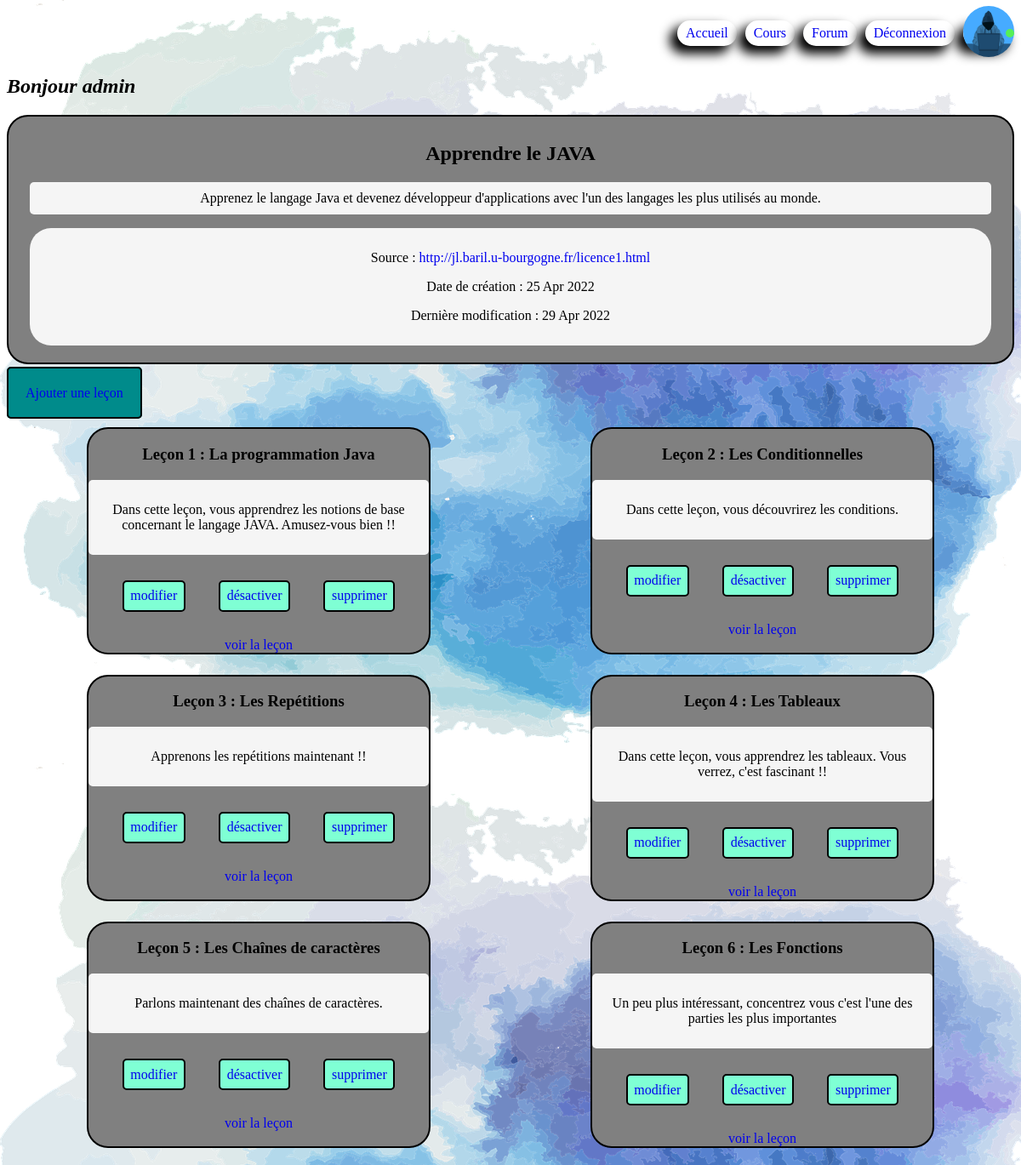
Screenshot of /index.php?location=adminLeCours&idCours=1 (signed in) with the database file from the repository.
### tables this page shows
CREATE TABLE `cours` (
  `id` int NOT NULL,
  `statut` text NOT NULL,
  `titre` text NOT NULL,
  `description` text NOT NULL,
  `date_creation` datetime NOT NULL DEFAULT CURRENT_TIMESTAMP,
  `date_modif` datetime NOT NULL DEFAULT CURRENT_TIMESTAMP,
  `source` text NOT NULL,
  `points` int NOT NULL
);

CREATE TABLE `lessons` (
  `id` int NOT NULL,
  `statut` text NOT NULL,
  `titre` text NOT NULL,
  `description` text NOT NULL,
  `fichier` text NOT NULL,
  `idCours` int NOT NULL
);

### Controller/controller.php (called while the page is built, shortened)
<?php
require("Model/model.php");
function adminLessons($idcours){
    $leCours = getCours($idcours);
    $lessons = getLessons($idcours);
    require('View/adminLessons.php');
}

### Model/model.php (called while the page is built, shortened)
<?php
function dataBaseConnexion()
{
    try
    {
        $data_base= new PDO('mysql:host=localhost;dbname=WebProject;charset=utf8', 'root', 'Moud1997@');
        return $data_base;
    }
    catch(Exception $e)
    {
        die("Erreur : ".$e->getMessage());
    }
}
function getCours($idcours)
{
    $data_base = dataBaseConnexion();
    $lecours = $data_base->prepare('SELECT id, statut, titre, description, DATE_FORMAT(date_creation, \'%d %b %Y \') AS date_creation, DATE_FORMAT(date_modif, \'%d %b %Y \') AS date_modif, source, points FROM cours WHERE id = ?');
    $lecours->execute([$idcours]);
    return $lecours;
}
function getLessons($idcours)
{
    $data_base = dataBaseConnexion();
    $lessons = $data_base->prepare('SELECT id, statut, titre, description, fichier FROM lessons WHERE idCours = ?');
    $lessons->execute([$idcours]);
    return $lessons;
}

### View/adminLessons.php (the view, shortened to what this page needs)
<!DOCTYPE html>
<html lang="en">
<head>
    <link rel="stylesheet" href="Public/CSS/menu.css?ts=<?=time()?>">
    <link rel="stylesheet" href="Public/CSS/cours.css?ts=<?=time()?>">
    <link rel="stylesheet" href="Public/CSS/lessons.css?ts=<?=time()?>">
</head>
<body>
    <?php require('headerAdmin.php'); ?>
    <?php if(isset($_SESSION['connected'])) :?>
        <h2><em>Bonjour <?=$_SESSION['username']?></em></h2>
    <?php else :?>
        <h2><em>Vous n'êtes pas connecté</em></h2>
    <?php endif ?>
    <?php if(isset($leCours)): ?>
        <?php while($lecours = $leCours->fetch()) : ?>
            <?php $idcours = $lecours['id']; ?>
            <div class="cours">
                <h2><?=$lecours['titre']?></h2>
                <p class="description"><?=$lecours['description']?></p>
                <div class="info">
                    <p>Source : <a href="<?= $lecours['source']?>"><?= $lecours['source']?></a></p>
                    <p>Date de création : <?= $lecours['date_creation']?> </p>
                    <p>Dernière modification : <?= $lecours['date_modif']?></p>
                </div>
            </div>
        <?php endwhile; ?>
        <a id="addCours" href="index.php?location=addLesson&idCours=<?=$idcours?>">Ajouter une leçon</a>
        <?php if(isset($lessons)): ?>
            <?php $i = 1; ?>
            <div class="allLessons">
                <?php while($lesson = $lessons->fetch()) : ?>
                    <div class="lesson">
                        <h3>Leçon <?php echo "$i : "; $i++; echo $lesson['titre']?></h3>
                        <div class="description">
                            <p><?=$lesson['description']?></p>
                        </div>
                        <div class="buttons">
                            <a href="index.php?location=modifyLesson&idCours=<?=$idcours?>&idLesson=<?=$lesson['id']?>">modifier</a>
                            <?php if($lesson['statut'] == 'active'): ?>
                                <a href="index.php?location=disableLesson&idCours=<?=$idcours?>&idLesson=<?=$lesson['id']?>">désactiver</a>
                            <?php else : ?>
                                <a href="index.php?location=ableLesson&idCours=<?=$idcours?>&idLesson=<?=$lesson['id']?>">activer</a>
                            <?php endif; ?>
                            <a href="index.php?location=removeLesson&idCours=<?=$idcours?>&idLesson=<?=$lesson['id']?>">supprimer</a>
                        </div>
                        <?php if($lesson['fichier'] != ''): ?>
                            <a href="<?= $lesson['fichier'] ?>">voir la leçon</a>
                        <?php else: ?>
                            Aucun fichier pour cette leçon
                        <?php endif; ?>
                    </div>
                <?php endwhile; ?>
            </div>
        <?php endif; ?>
    <?php endif; ?>
</body>
</html>

### Public/CSS/menu.css (style rules this page uses)
a { text-decoration: none; }

### Public/CSS/cours.css (style rules this page uses)
body { background: url("../Image/fond5.png"); }
h2 { font-family: "Brush Script MT", cursive; }
.cours { border: 2px solid black; border-radius: 25px; padding: 10px 25px; margin-bottom: 25px; background-color: gray; }
.cours { text-align: center; }
.cours a { text-decoration: none; }
.description { background-color: whitesmoke; padding: 10px; border-radius: 25px; }
.info { background-color: whitesmoke; padding: 10px; margin-bottom: 10px; border-radius: 25px; }
.buttons { margin: 20px; }
.buttons a { padding: 7.5px; margin: 10px 10px; border: 2px solid black; border-radius: 5px; background-color: aquamarine; }
#addCours { padding: 20px; border: 2px black solid; border-radius: 5px; background-color: darkcyan; }
.buttons { display: flex; flex-direction: row; flex-wrap: wrap; justify-content: space-around; align-items: stretch; align-content: stretch; }

### Public/CSS/lessons.css (style rules this page uses)
body { background: url("../Image/fond5.png"); }
h2 { font-family: "Brush Script MT", cursive; }
.lesson { background-color: gray; text-align: center; border: 2px solid black; border-radius: 25px; width: 400px; margin: 1% 0; }
.description { background-color: whitesmoke; border-radius: 5px; }
.allLessons { display: flex; flex-direction: row; flex-wrap: wrap; justify-content: space-around; align-items: stretch; align-content: stretch; margin-top: 20px; }

### rows the page displays
cours: titre "Apprendre le JAVA", description "Apprenez le langage Java et devenez développeur d'applications avec l'un des langages les plus utilisés au monde.", source "http://jl.baril.u-bourgogne.fr/licence1.html", date_creation "25 Apr 2022", date_modif "29 Apr 2022"
lessons: titre "La programmation Java", description "Dans cette leçon, vous apprendrez les notions de base concernant le langage JAVA. Amusez-vous bien !!"
lessons: titre "Les Conditionnelles", description "Dans cette leçon, vous découvrirez les conditions."
lessons: titre "Les Repétitions", description "Apprenons les repétitions maintenant !!"
lessons: titre "Les Tableaux", description "Dans cette leçon, vous apprendrez les tableaux. Vous verrez, c'est fascinant !!"
lessons: titre "Les Chaînes de caractères", description "Parlons maintenant des chaînes de caractères."
lessons: titre "Les Fonctions", description "Un peu plus intéressant, concentrez vous c'est l'une des parties les plus importantes"

### other values shown
$_SESSION['username'] "admin"
